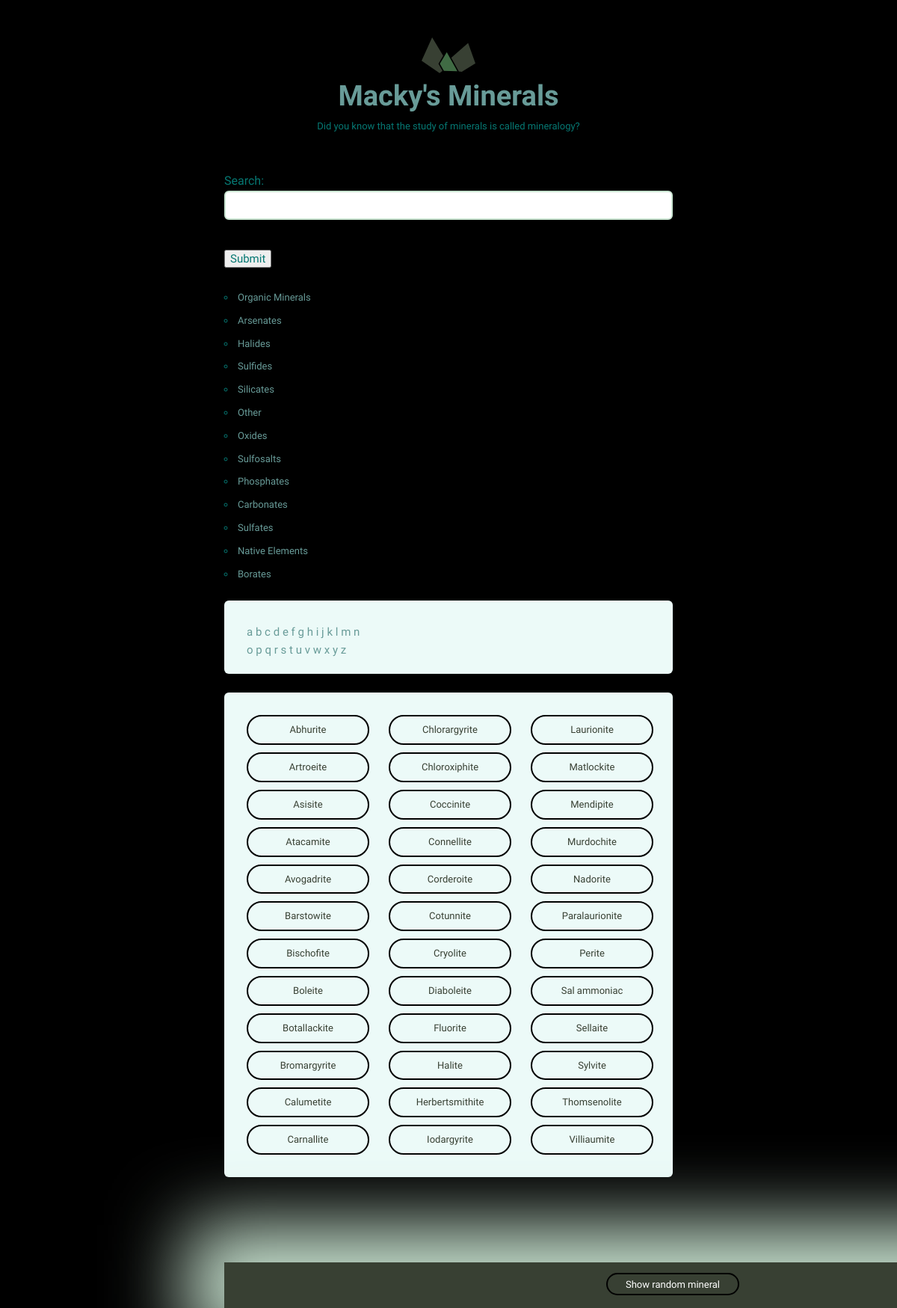
Screenshot of /group/Halides with the database file from the repository.
### minerals/models.py (models this page shows)
class Mineral(models.Model):
    name = models.CharField(max_length=500)
    image_filename = models.CharField(max_length=500)
    image_caption = models.CharField(max_length=500)
    category = models.CharField(max_length=500)
    formula = models.CharField(max_length=500)
    strunz_classification = models.CharField(max_length=500)
    color = models.CharField(max_length=500)
    crystal_system = models.CharField(max_length=500)
    unit_cell = models.CharField(max_length=500)
    crystal_symmetry = models.CharField(max_length=500)
    cleavage = models.CharField(max_length=500)
    mohs_scale_hardness = models.CharField(max_length=500)
    luster = models.CharField(max_length=500)
    streak = models.CharField(max_length=500)
    diaphaneity = models.CharField(max_length=255)
    optical_properties = models.CharField(max_length=500)
    refractive_index = models.CharField(max_length=500)
    crystal_habit = models.CharField(max_length=500)
    specific_gravity = models.CharField(max_length=500)
    group = models.CharField(max_length=500)
    def __str__(self):
        return self.name

### minerals/views.py (the view)
# urls.py: path('group/<group_name>', views.group_mineral, name='group_mineral'),
def group_mineral(request, group_name):
    minerals = Mineral.objects.filter(group__icontains=group_name)
    return render(request, 'minerals/list.html', {'minerals': minerals})

### minerals/forms.py
class SearchForm(forms.Form):
    q = forms.CharField(label='Search')

### minerals/context_processors.py (called while the page is built)
def alphabet_grid(request):
    alphabet = [letter for letter in 'abcdefghijklmnopqrstuvwxyz']
    return {'alphabet': alphabet}

def search(request):
    form = forms.SearchForm()
    return {'form': form}

def group(request):
    groups = Mineral.objects.order_by().values('group').distinct()
    group_list = []
    for x in groups:
        group_list.append(x)
    return {'group_list': group_list}

### minerals/templates/minerals/list.html
{% extends "minerals/layout.html" %}
{% load static from staticfiles %}
{% block content %}
<div class="grid-100">
  <ul class="minerals__container">
    {% for mineral in minerals %}
    <li class="minerals__item">
      <a class="minerals__anchor" href="{% url 'minerals:mineral_detail' pk=mineral.pk %}">{{ mineral }}</a>
    </li>
    {% endfor %}
  </ul>
</div>
{% endblock %}

### minerals/static/minerals/css/global.css (style rules this page uses)
html { font-family: sans-serif; -ms-text-size-adjust: 100%; -webkit-text-size-adjust: 100%; }
body { margin: 0; }
a { background-color: transparent; }
input { color: inherit; font: inherit; margin: 0; }
input { line-height: normal; }
html { font-size: 62.5%; }
body { background-color: #000000; font-size: 1.5em; line-height: 1.6; font-weight: 400; font-family: "Cousine"; color: #067873; }
.grid, .grid-5, .grid-10, .grid-15, .grid-20, .grid-25, .grid-30, .grid-33, .grid-35, .grid-40, .grid-45, .grid-50, .grid-55, .grid-60, .grid-65, .grid-66, .grid-70, .grid-75, .grid-80, .grid-90, .grid-95, .grid-100 { float: left; box-sizing: border-box; position: relative; }
.grid-100 { width: 100%; }
p { margin-top: 0; font-size: 1.6rem; }
a { color: #689b98; text-decoration: none; -webkit-transition: color 0.2s; -moz-transition: color 0.2s; -ms-transition: color 0.2s; -o-transition: color 0.2s; transition: color 0.2s; }
input[type="text"] { background: #fff; width: 100%; color: #666; border-radius: 6px; border: 2px solid #CAE5D2; padding: 9px 15px 10px 15px; margin-bottom: 15px; outline: none; box-sizing: border-box; font-size: 1.4rem; font-family: "Work Sans", sans-serif; -webkit-appearance: none; -moz-appearance: none; appearance: none; -webkit-transition: 0.2s; -moz-transition: 0.2s; -ms-transition: 0.2s; -o-transition: 0.2s; transition: 0.2s; }
ul { list-style: circle inside; padding-left: 0; margin-top: 0; }
li { margin-bottom: 1rem; font-size: 1.3rem; }
input { margin-bottom: 1.5rem; }
table, p, ul { margin-bottom: 2.5rem; }
.minerals__container { background-color: #ecfaf8; border-radius: 6px; list-style: none; padding: 30px 30px 20px 30px; -webkit-column-gap: 30px; -moz-column-gap: 30px; column-gap: 30px; }
@media (min-width: 640px) { .minerals__container { -webkit-column-count: 3; -moz-column-count: 3; column-count: 3; } }
.minerals__anchor { border: solid 2px #000000; border-radius: 100px; color: #384033; display: block; font-size: 13px; text-align: center; padding: 8px 0 7px 0; width: 100%; transition: background-color 200ms ease-in-out, font-weight 200ms ease-in-out, color 200ms ease-in-out; }

### rows the page displays
Mineral: name "Abhurite"
Mineral: name "Artroeite"
Mineral: name "Asisite"
Mineral: name "Atacamite"
Mineral: name "Avogadrite"
Mineral: name "Barstowite"
Mineral: name "Bischofite"
Mineral: name "Boleite"
Mineral: name "Botallackite"
Mineral: name "Bromargyrite"
Mineral: name "Calumetite"
Mineral: name "Carnallite"
Mineral: name "Chlorargyrite"
Mineral: name "Chloroxiphite"
Mineral: name "Coccinite"
Mineral: name "Connellite"
Mineral: name "Corderoite"
Mineral: name "Cotunnite"
Mineral: name "Cryolite"
Mineral: name "Diaboleite"
Mineral: name "Fluorite"
Mineral: name "Halite"
Mineral: name "Herbertsmithite"
Mineral: name "Iodargyrite"
Mineral: name "Laurionite"
Mineral: name "Matlockite"
Mineral: name "Mendipite"
Mineral: name "Murdochite"
Mineral: name "Nadorite"
Mineral: name "Paralaurionite"
Mineral: name "Perite"
Mineral: name "Sal ammoniac"
Mineral: name "Sellaite"
Mineral: name "Sylvite"
Mineral: name "Thomsenolite"
Mineral: name "Villiaumite"

### other values shown
{{ group.group }} "Organic Minerals" "Arsenates" "Halides" "Sulfides" "Silicates" "Other" "Oxides" "Sulfosalts" "Phosphates" "Carbonates" "Sulfates" "Native Elements" "Borates"
{{ letter }} "a" "b" "c" "d" "e" "f" "g" "h" "i" "j" "k" "l" "m" "n" "o" "p" "q" "r" "s" "t" "u" "v" "w" "x" "y" "z"
